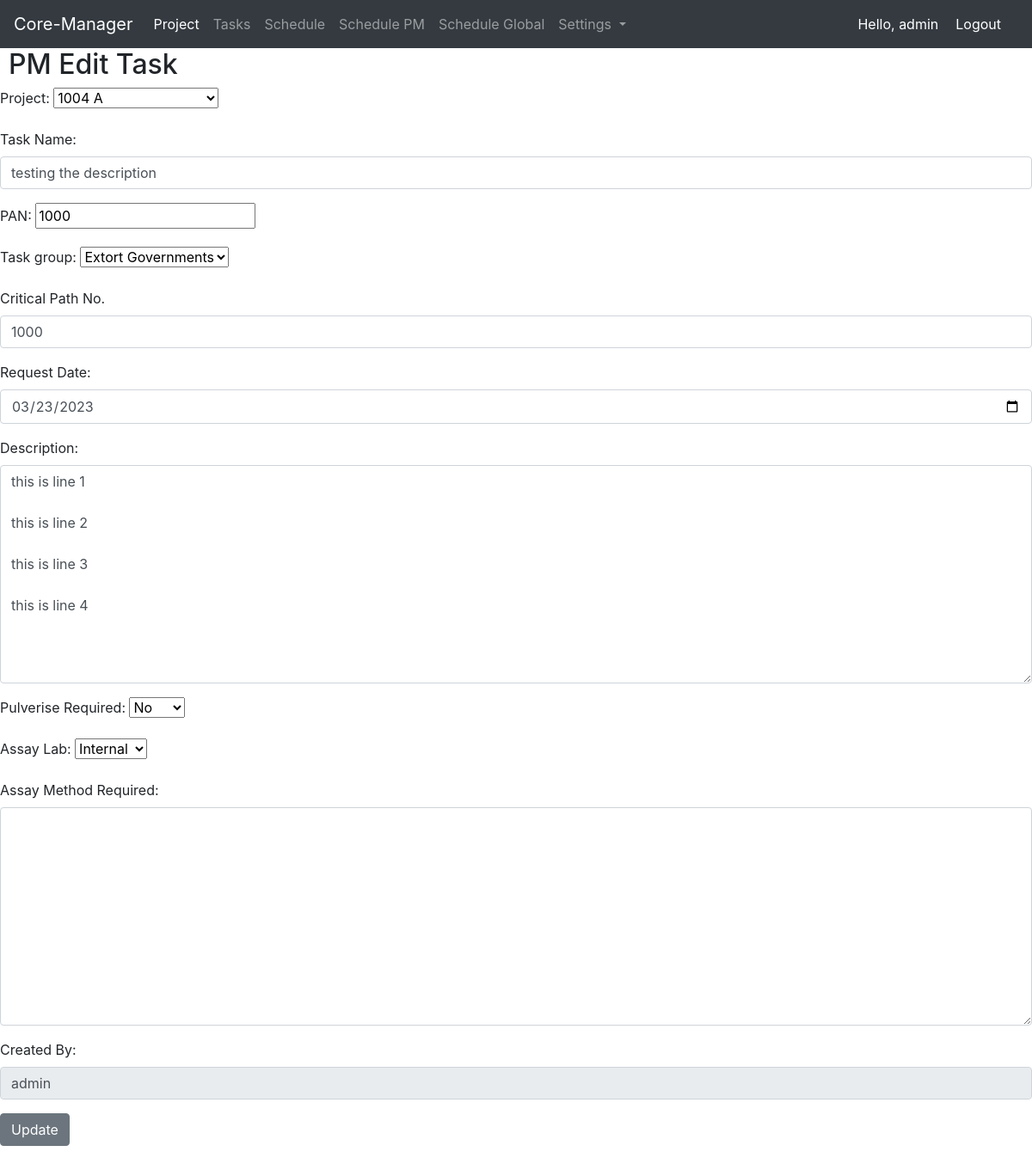
The app's page /pm_edit_task/19 (signed in) with its own data.
### project/models.py (models this page shows, shortened)
class Task(models.Model):
    task_name = models.CharField(max_length=200)
    task_suffix = models.CharField(max_length=10, choices=suffix, default="A")
    task_description = models.TextField()
    task_critical_path = models.IntegerField(default=1000)
    task_group = models.ForeignKey(TestList, on_delete=models.CASCADE, default="Nil")
    task_assigned_to = models.ForeignKey(Technician, on_delete=models.CASCADE, blank=True, null=True)
    task_request_date = models.DateField()
    task_created_by = models.CharField(max_length=30, blank=True)
    task_creation_date = models.DateTimeField(auto_now_add=True)
    task_status = models.CharField(max_length=25, choices=status, default='Planning')
    task_shift = models.CharField(max_length=25, choices=shift, default='FD')
    task_start_date = models.DateField(blank=True, null=True)
    task_end_date = models.DateField(blank=True, null=True)
    project = models.ForeignKey(Project, on_delete=models.CASCADE)
    task_pan = models.CharField(max_length=30)
    task_pulverise = models.CharField(max_length=10, choices=pulverise, default='No')
    task_assay_loc = models.CharField(max_length=15, choices=assay_loc, default='Internal')
    assay_method = models.TextField(blank=True, null=True)
    task_concated_name = models.CharField(max_length=50, blank=True, null=True)

### project/views.py (the view, shortened to what this page needs)
# urls.py: path('pm_edit_task/<task_id>', views.pm_edit_task, name="pm_edit_task"),
@login_required(login_url='home_app:login')
def pm_edit_task(request, task_id):
    task = Task.objects.get(pk=task_id)
    form = AddTaskForm(request.POST or None, instance=task)
    context = {
        "task": task,
        'form': form,
    }
    return render(request, 'project/pm_edit_task.html', context)

### project/models.py (called while the page is built)
    def __str__(self):
        return self.project_concated_name

    def __str__(self):
        return self.test

### templates/project/pm_edit_task.html (shortened to what this page needs)
{% extends 'base.html' %}
{% load static %}
 {% block css_files %}
        <link rel="stylesheet" href="{% static "project/project.css" %}">
  {% endblock %}
{% block content %}
<h2>PM Edit Task</h2>
<form class="task_form" action="" method=POST>
        {{ form.as_p }}
        <input type="submit" value="Update" class="btn btn-secondary">
</form>
{% endblock %}

### templates/header.html (shortened to what this page needs)
<nav class="navbar navbar-expand-lg navbar-dark bg-dark">
  <a class="navbar-brand" href="{% url 'home_app:index' %}">Core-Manager</a>
  <div class="collapse navbar-collapse" id="navbarSupportedContent">
    <ul class="navbar-nav mr-auto">
      <li class="nav-item active">
        <a class="nav-link" href="{% url 'project_app:project_home_page' %}">Project <span class="sr-only">(current)</span></a>
      </li>
      <li class="nav-item">
        <a class="nav-link" href="{% url 'project_app:task_home_page' %}">Tasks</a>
      </li>
      {% if request.user.groups.all.0.name == 'Coordinator' %}
        <li class="nav-item">
          <a class="nav-link" href="{% url 'schedule_app:schedule_home' %}">Schedule</a>
        </li>
      {% endif %}
      <li class="nav-item">
          <a class="nav-link" href="{% url 'schedule_app:schedule_pm' %}">Schedule PM</a>
        </li>
      <li class="nav-item">
          <a class="nav-link" href="{% url 'schedule_app:schedule_global' %}">Schedule Global</a>
        </li>
      {% if request.user.groups.all.0.name == 'Coordinator' %}
        <li class="nav-item dropdown">
          <a class="nav-link dropdown-toggle" href="#" id="navbarDropdown" role="button" data-toggle="dropdown" aria-haspopup="true" aria-expanded="false">
            Settings
          </a>
        </li>
      {% endif %}
    </ul>
    <span class="hello-msg">Hello, {{ request.user }} </span>
    <span ><a class="hello-msg" href="{% url 'home_app:logout' %}">Logout</a> </span>
  </div>
</nav>

### static/project/project.css (style rules this page uses)
h2 { margin-left: 10px; }
.task_form { margin-bottom:50px; padding-bottom: 10px; }

### templates/header.html (style rules this page uses)
.hello-msg { font-size = 18px; color: #fff; margin-right: 20px; }

### records on screen
Task: project "1004 A", task_name "testing the description", task_pan "1000", task_group "Extort Governments", task_critical_path "1000", task_request_date "03/23/2023", task_description "this is line 1 this is line 2 this is line 3 this is line 4", task_pulverise "No", task_assay_loc "Internal", task_created_by "admin"

### other values on screen
{{ request.user }} "admin"
